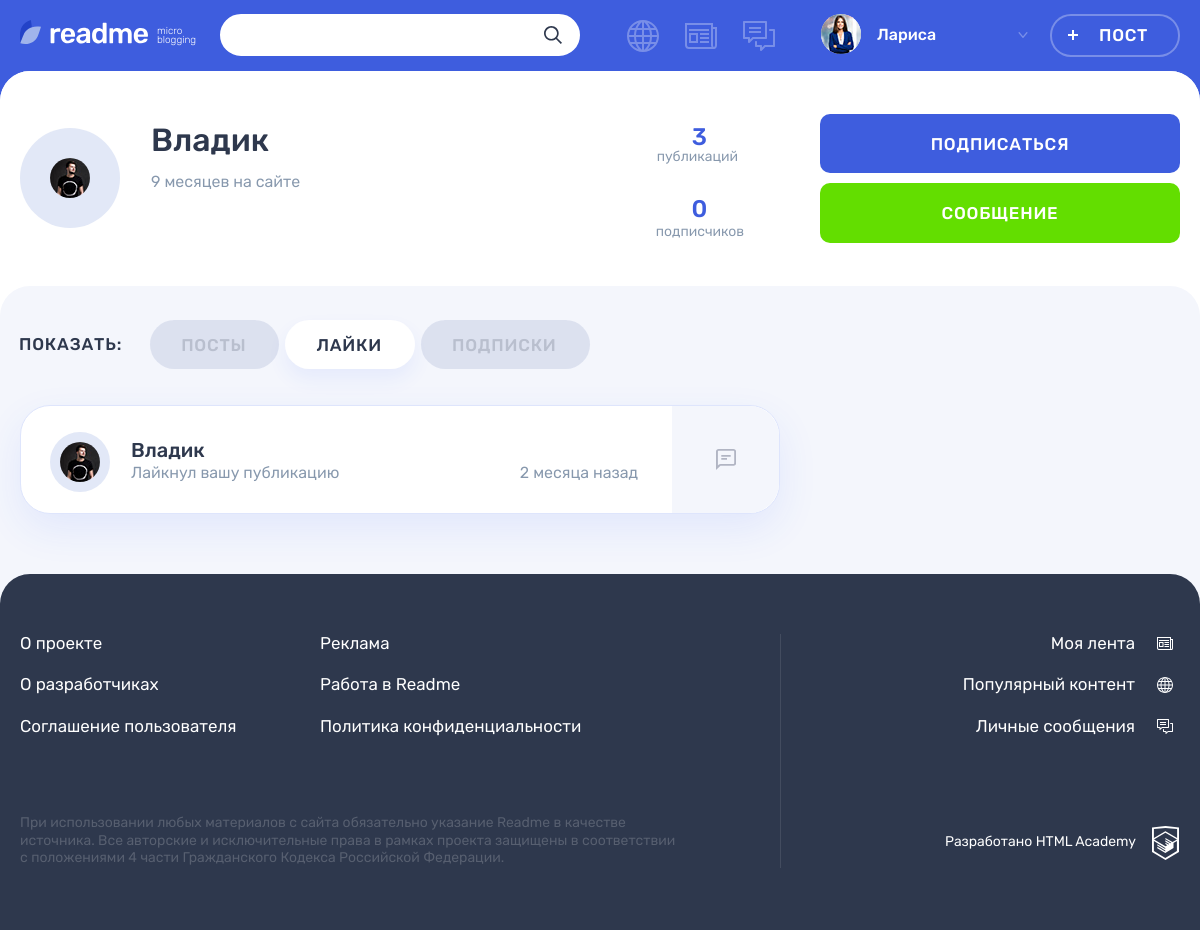
The page /profile.php?author_id=3&tab=likes (signed in) on the database its author committed.
### tables this page shows
CREATE TABLE users
(
  id            INT AUTO_INCREMENT PRIMARY KEY,
  registered_at DATETIME            NOT NULL,
  email         VARCHAR(320) UNIQUE NOT NULL,
  login         VARCHAR(128) UNIQUE NOT NULL,
  password      VARCHAR(1000)       NOT NULL,
  avatar_path   VARCHAR(125)
);

CREATE TABLE likes
(
  id      INT AUTO_INCREMENT PRIMARY KEY,
  user_id INT NOT NULL,
  post_id INT NOT NULL,
  like_at DATETIME NOT NULL,
  FOREIGN KEY (user_id) REFERENCES users (id),
  FOREIGN KEY (post_id) REFERENCES posts (id)
);

### helpers.php (called while the page is built, shortened)
<?php
function get_noun_plural_form(int $number, string $one, string $two, string $many): string
{
    $number = (int)$number;
    $mod10 = $number % 10;
    $mod100 = $number % 100;
    switch (true) {
        case ($mod10 > 5):
            return $many;
        case ($mod10 >= 2 && $mod10 <= 4):
            return $two;
    }
}
function include_template($name, array $data = [])
{
    $name = 'templates/' . $name;
    extract($data);
    require $name;
    $result = ob_get_clean();
    return $result;
}

### database/likes.php (called while the page is built, shortened)
<?php
function getLikesByUserId($connect, $user_id): array
{
    $query = "SELECT
       l.id,
       l.user_id,
       u.login,
       u.avatar_path,
       l.like_at,
       l.post_id,
       p.type_id,
       p.content,
       p.preview,
       p.title
    FROM likes l
        JOIN users u
            ON u.id = l.user_id
        JOIN posts p
            ON p.id = l.post_id
    WHERE p.user_id = ?
    ORDER BY l.like_at DESC";
    return fetchData(prepareResult($connect, $query,"i" , [$user_id]));
}

### database/helpers.php (called while the page is built, shortened)
<?php
function fetchData($result): array
{
    return mysqli_fetch_all($result, MYSQLI_ASSOC);
}
function fetchAssocData($result): array
{
    $result = mysqli_fetch_assoc($result);
    return $result ?? [];
}
function prepareResult($connect, $query, $types = "", $params = []): mysqli_result {
    $stmt = mysqli_prepare($connect, $query);
    if ($types !== "") {
        $result = mysqli_stmt_bind_param($stmt, $types, ...$params);
    }
    $result = mysqli_stmt_execute($stmt);
    $result = mysqli_stmt_get_result($stmt);
    return $result;
}

### database/posts.php (called while the page is built, shortened)
<?php
function fetchPostTypes($connect): array
{
    $query = "SELECT id, name, icon_class from content_types";
    return fetchData(prepareResult($connect, $query));
}
function getPostsCountByUserId($connect, $user_id): array {
    $query = "SELECT
        COUNT(id) AS count
    FROM posts
    WHERE user_id = ?";
    return fetchAssocData(prepareResult($connect, $query, "i", [$user_id]));
}

### functions.php (called while the page is built, shortened)
<?php
function getTimeAgo(DateTime $created_date,  string $additional_text = "назад"): string
{
    $current_date = date_create();
    $diff = date_diff($current_date, $created_date);
    if ($diff->y > 0) {
        $date_count = $diff->y;
        $format = ['год', 'года', 'лет'];
    } elseif ($diff->days > 35) {
        $date_count = $diff->m;
        $format = ['месяц', 'месяца', 'месяцев'];
    } elseif ($diff->days > 7) {
        $date_count = ceil($diff->days / 7);
        $format = ['неделя', 'недели', 'недель'];
    } elseif ($diff->d > 0) {
        $date_count = $diff->d;
        $format = ['день', 'дня', 'дней'];
    } elseif ($diff->h > 0) {
        $date_count = $diff->h;
        $format = ['час', 'часа', 'часов'];
    } else {
        $date_count = $diff->i;
        $format = ['минута', 'минуты', 'минут'];
    }
    $dateType = get_noun_plural_form($date_count, ...$format);
    return $date_count . " " . $dateType . " " . $additional_text;
}
function normalizeLike(array $like, array $post_types): array {
    $like_at = date_create($like["like_at"]);
    $type_key = array_search((string) $like["type_id"], array_column($post_types, "id"), true);
    return [
        "id" => (string) $like["id"],
        "user_id" => (string) $like["user_id"],
        "user_name" => $like["login"],
        "avatar" => $like["avatar_path"],
        "like_at" => $like["like_at"],
        "post_id" => (string) $like["post_id"],
        "post_type" => "post-mini--" . $post_types[$type_key]["icon_class"],
        "post_content" => $like["content"],
        "preview" => $like["preview"],
        "post_title" => $like["title"],
        "time_ago" => getTimeAgo($like_at),
        "date_title" => date_format($like_at, "d.m.Y H:i"),
    ];
}
function normalizeLikes(array $likes, array $post_types): array {
    $result = [];
    foreach ($likes as $like) {
        $result[] = normalizeLike($like, $post_types);
    }
    return $result;
}
function normalizeSubscription(array $subscription): array {
    $subscribe_at = date_create($subscription["subscribe_at"]);
    return [
        "id" => (string) $subscription["id"],
        "author_id" => (string) $subscription["author_id"],
        "subscribe_at" => $subscription["subscribe_at"],
        "time_ago" => getTimeAgo($subscribe_at),
        "date_title" => date_format($subscribe_at, "d.m.Y H:i"),
    ];
}
function normalizeSubscriptions(array $subscriptions): array {
    $result = [];
    foreach ($subscriptions as $subscription) {
        $result[] = normalizeSubscription($subscription);
    }
    return $result;
}
function normalizePostTypes(array $post_types): array
{
    $result = [];
    foreach ($post_types as $post_type) {
        $result[] = [
            "id" => (string) $post_type["id"],
            "name" => $post_type["name"],
            "icon_class" => $post_type["icon_class"],
        ];
    }
    return $result;
}
function getUserAuthentication(): array {
    return $_SESSION['user'] ?? [];
}

### database/users.php (called while the page is built, shortened)
<?php
function getUserById($connect, $id): array
{
    $query = "SELECT
        u.id,
        u.registered_at,
        u.email,
        u.login,
        u.avatar_path,
        COUNT(DISTINCT(s.id)) AS subscribers_count,
        COUNT(DISTINCT(p.id)) AS posts_count
    FROM users u
    LEFT JOIN subscribes s
        ON u.id = s.author_id
    LEFT JOIN posts p
        ON u.id = p.user_id
    WHERE u.id = ?
    GROUP BY
        u.id,
        u.registered_at,
        u.email,
        u.login,
        u.avatar_path";
    return fetchAssocData(prepareResult($connect, $query, "i", [$id]));
}

### database/subscribers.php (called while the page is built, shortened)
<?php
function getSubscription($connect, $user_id, $author_id): array
{
    $query = "SELECT
       id,
       subscribe_at
    FROM subscribes
    WHERE subscribe_id = ? AND author_id = ?";
    return fetchAssocData(prepareResult($connect, $query,"ii" , [$user_id, $author_id]));
}
function getSubscriptionsByUserId($connect, $user_id): array
{
    $query = "SELECT
       id,
       author_id,
       subscribe_at
    FROM subscribes
    WHERE subscribe_id = ?";
    return fetchData(prepareResult($connect, $query,"i" , [$user_id]));
}
function getSubscribersCountByUserId($connect, $user_id): array
{
    $query = "SELECT
       COUNT(s.id) AS count
    FROM subscribes s
        INNER JOIN users u on u.id = s.subscribe_id
    WHERE author_id = ?";
    return fetchAssocData(prepareResult($connect, $query,"i" , [$user_id]));
}

### templates/parts/profile/likes.php (the view, shortened to what this page needs)
<section class="profile__likes tabs__content tabs__content--active">
    <ul class="profile__likes-list">
        <?php foreach ($content as $like): ?>
            <li class="post-mini <?= htmlspecialchars($like["post_type"]) ?> post user">
                <div class="post-mini__user-info user__info">
                    <div class="post-mini__avatar user__avatar">
                        <a class="user__avatar-link" href="/profile.php?author_id=<?= htmlspecialchars($like["user_id"]) ?>">
                            <img class="post-mini__picture user__picture" src="<?= htmlspecialchars($like["avatar"]) ?>" alt="Аватар пользователя">
                        </a>
                    </div>
                    <div class="post-mini__name-wrapper user__name-wrapper">
                        <a class="post-mini__name user__name" href="/profile.php?author_id=<?= htmlspecialchars($like["user_id"]) ?>">
                            <span><?= htmlspecialchars($like["user_name"]) ?></span>
                        </a>
                        <div class="post-mini__action">
                            <span class="post-mini__activity user__additional">Лайкнул вашу публикацию</span>
                            <time class="post-mini__time user__additional" datetime="<?= htmlspecialchars($like["date_title"]) ?>"><?= htmlspecialchars($like["time_ago"]) ?></time>
                        </div>
                    </div>
                </div>
                <div class="post-mini__preview">
                    <a class="post-mini__link" href="/post.php?post_id=<?= htmlspecialchars($like["post_id"]) ?>" title="Перейти на публикацию">
                        <?php
                            $post_preview = include_template("/parts/post/" . $like["post_type"] . ".php", [
                                "preview" => $like["preview"],
                            ]);
                            print($post_preview);
                        ?>
                    </a>
                </div>
            </li>
        <?php endforeach; ?>
    </ul>
</section>

### templates/parts/post/post-mini--text.php (shortened to what this page needs)
<svg class="post-mini__preview-icon" width="20" height="21">
    <use xlink:href="#icon-filter-text"></use>
</svg>

### templates/profile.php (shortened to what this page needs)
<div class="profile profile--default">
    <div class="profile__user-wrapper">
        <div class="profile__user user container">
            <div class="profile__user-info user__info">
                <div class="profile__avatar user__avatar">
                    <img class="profile__picture user__picture" src="<?= htmlspecialchars($author["avatar"]) ?>" alt="Аватар пользователя">
                </div>
                <div class="profile__name-wrapper user__name-wrapper">
                    <span class="profile__name user__name"><?= htmlspecialchars($author["user_name"]) ?></span>
                    <time class="profile__user-time user__time" datetime="<?= htmlspecialchars($author["date_title"]) ?>"><?= htmlspecialchars($author["time_ago"]) ?></time>
                </div>
            </div>
            <?php print($user_info) ?>
        </div>
    </div>
    <div class="profile__tabs-wrapper tabs">
        <div class="container">
            <div class="profile__tabs filters">
                <b class="profile__tabs-caption filters__caption">Показать:</b>
                <ul class="profile__tabs-list filters__list tabs__list">
                    <li class="profile__tabs-item filters__item">
                        <a class="profile__tabs-link filters__button tabs__item <?= $tab === "posts" ? "filters__button--active tabs__item--active" : "" ?> button" href="/profile.php?author_id=<?= htmlspecialchars($author["id"]) ?>">Посты</a>
                    </li>
                    <li class="profile__tabs-item filters__item">
                        <a class="profile__tabs-link filters__button tabs__item <?= $tab === "likes" ? "filters__button--active tabs__item--active" : "" ?> button" href="/profile.php?author_id=<?= htmlspecialchars($author["id"]) ?>&tab=likes">Лайки</a>
                    </li>
                    <li class="profile__tabs-item filters__item">
                        <a class="profile__tabs-link filters__button tabs__item <?= $tab === "subscriptions" ? "filters__button--active tabs__item--active" : "" ?> button" href="/profile.php?author_id=<?= htmlspecialchars($author["id"]) ?>&tab=subscriptions">Подписки</a>
                    </li>
                </ul>
            </div>
            <div class="profile__tab-content">
                <?php print($tab_content) ?>
            </div>
        </div>
    </div>
</div>

### rows shown on the page
users: avatar_path (picture), login "Владик"
likes: user.avatar_path (picture), user.login "Владик", time_ago "2 месяца назад"

### other values the page prints
$user["user_name"] "Лариса"
$author["time_ago"] "9 месяцев на сайте"
$posts_count "3"
$subscribers_count "0"
